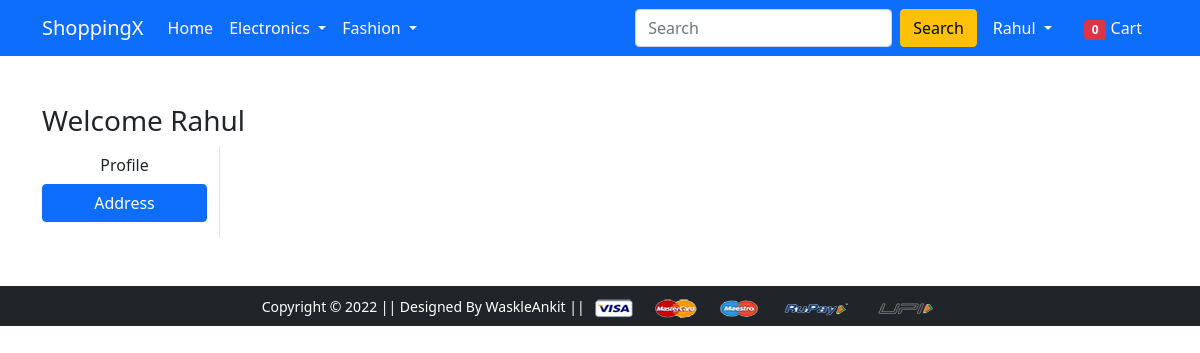
/address/ (signed in), run on an earlier commit of the app's database.
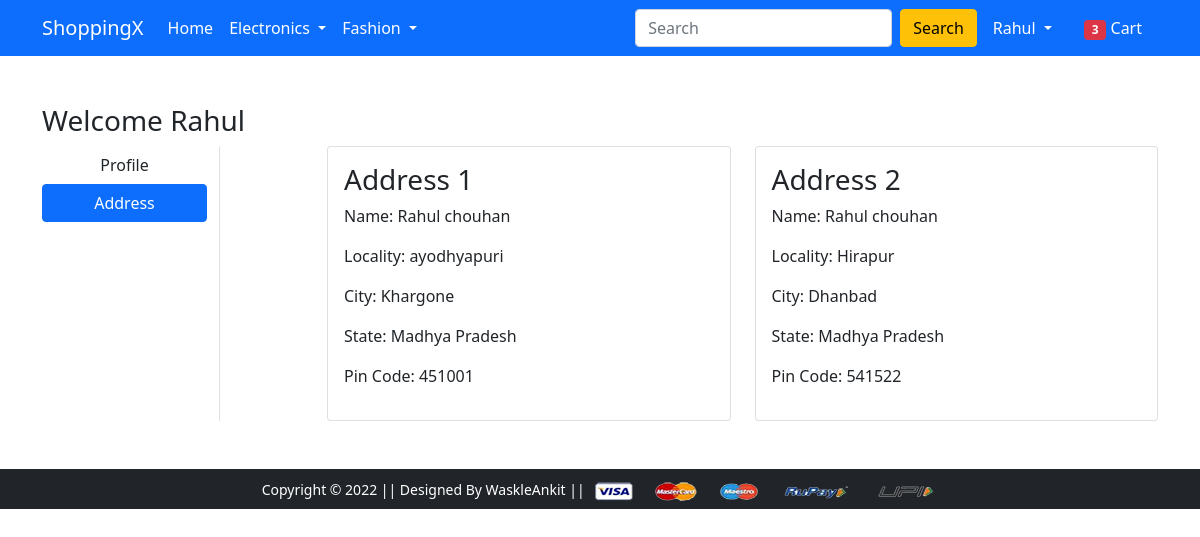
And on a later commit of the database.
### app/models.py (models this page shows, shortened)
class Customer(models.Model):
    user =models.ForeignKey(User, on_delete=models.CASCADE)
    name = models.CharField(max_length=200)
    locality = models.CharField(max_length=200)
    city = models.CharField(max_length=200)
    zipcode = models.IntegerField()
    state = models.CharField(choices=STATE_CHOICES,max_length=50)

### app/views.py (the view)
# urls.py: path('address/', views.address, name='address'),
@login_required
def address(request):
 add = Customer.objects.filter(user=request.user)
 totalitem = 0
 if request.user.is_authenticated:
  totalitem = len(Cart.objects.filter(user=request.user))
 context = {'add': add, 'active': 'btn-primary', 'totalitem': totalitem}
 return render(request, 'app/address.html',context)

### app/templates/app/address.html (shortened to what this page needs)
{% extends 'app/base.html' %}
{% load static %}
{% block main-content %}
<div class="container my-5">
 <div class="row">
 <h3>Welcome
  <span class="text-capitalize">{{request.user}}</span>
 </h3>
  <div class="col-sm-2 border-end">
   <ul class="list-unstyled">
    <li class="d-grid"><a href="{% url 'profile' %}" class="btn ">Profile</a></li>
    <li class="d-grid"><a href="{% url 'address' %}" class="btn {{active}}">Address</a></li>
   </ul>
  </div>
  <div class="col-sm-9 offset-sm-1">
   <div class="row">
    {% for ad in add %}
    <div class="col-sm-6">
     <div class="card">
      <div class="card-body">
       <h3>Address {{forloop.counter}}</h3>
       <p>Name: {{ad.name}}</p>
       <p>Locality: {{ad.locality}}</p>
       <p>City: {{ad.city}}</p>
       <p>State: {{ad.state}}</p>
       <p>Pin Code: {{ad.zipcode}}</p>
      </div>
     </div>
    </div>
    {% endfor %}
   </div>
  </div>
 </div>
</div>
{% endblock main-content %}

### app/templates/app/base.html (shortened to what this page needs)
<!doctype html>
{% load static %}
<html lang="en">
  <head>
    <link href="https://cdn.jsdelivr.net/npm/bootstrap@5.0.0-beta1/dist/css/bootstrap.min.css" rel="stylesheet">
    <link rel="stylesheet" href="{% static 'app/css/owl.carousel.min.css' %}">
    <link rel="stylesheet" href="{% static 'app/css/all.min.css' %}">
    <link rel="stylesheet" href="{% static 'app/css/style.css' %}">
  </head>
  <body>
    <nav class="navbar navbar-expand-lg navbar-dark bg-primary">
     <div class="container">
       <a class="navbar-brand" href="/">ShoppingX</a>
       <div class="collapse navbar-collapse" id="navbarSupportedContent">
         <ul class="navbar-nav me-auto mb-2 mb-lg-0">
           <li class="nav-item">
             <a class="nav-link active" aria-current="page" href="/">Home</a>
           </li>
           <li class="nav-item dropdown">
             <a class="nav-link dropdown-toggle text-white" href="#" id="electronicsDropdown" role="button" data-bs-toggle="dropdown" aria-expanded="false">
               Electronics
             </a>
           </li>
           <li class="nav-item dropdown">
             <a class="nav-link dropdown-toggle text-white" href="#" id="fashionDropdown" role="button" data-bs-toggle="dropdown" aria-expanded="false">
               Fashion
             </a>
           </li>
         </ul>
         <form class="d-flex">
           <input class="form-control me-2" type="search" placeholder="Search" aria-label="Search">
           <button class="btn btn-warning" type="submit">Search</button>
         </form>
         <div>
          <ul class="navbar-nav me-auto mb-2 mb-lg-0">
           {% if request.user.is_authenticated %}
           <li class="nav-item dropdown mx-2">
              <a class="nav-link dropdown-toggle text-white" href="#" id="profileDropdown" role="button" data-bs-toggle="dropdown" aria-expanded="false">
                {{ request.user.username|capfirst }}
              </a>
            </li>
            <li class="nav-item mx-2">
             <a href="{% url 'showcart' %}" class="nav-link text-white"><span class="badge bg-danger">{{totalitem}}</span> Cart </a>
            </li>
           {% endif %}
          </ul>
         </div>
       </div>
     </div>
    </nav>
    {% block main-content %} {% endblock main-content %}
    <footer class="container-fluid bg-dark text-center p-2 mt-5">
        <small class="text-white">Copyright &copy; 2022 || Designed By WaskleAnkit || </small>
        <img src="{% static 'app/images/payment.png' %}" alt="" srcset="" class="img-fluid" height="2px">
    </footer>
  </body>
</html>

What changed in the data, as far as the page shows it:
added Customer: name "Rahul chouhan", locality "ayodhyapuri", city "Khargone", state "Madhya Pradesh", zipcode "451001"
added Customer: name "Rahul chouhan", locality "Hirapur", city "Dhanbad", state "Madhya Pradesh", zipcode "541522"
Also different on the page:
{{ totalitem }}: "0" → "3"
